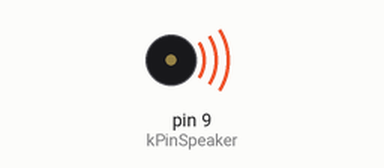
Recording of a sketch running on a simulated Arduino Uno, built with avr-gcc and run on an emulated ATmega328P. Parts: buzzer (waves = sounding).

Above: at 0.1 s.
Timing chart, 0 to 1.6 s (numbered marks = the images above):
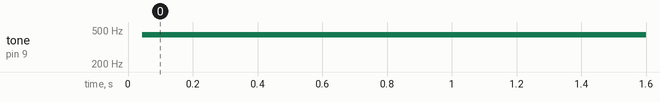

The sketch:

sound_simple.pde
```cpp
const int kPinSpeaker = 9;
const int k_timeDelay = 1136;

void setup()
{
  pinMode(kPinSpeaker, OUTPUT);
}

void loop()
{
  digitalWrite(kPinSpeaker, HIGH);
  delayMicroseconds(k_timeDelay);
  digitalWrite(kPinSpeaker, LOW);
  delayMicroseconds(k_timeDelay);
}
```

Measured:
- by itself, tone on pin 9 (kPinSpeaker): silent → 438 Hz at 0.04 s
